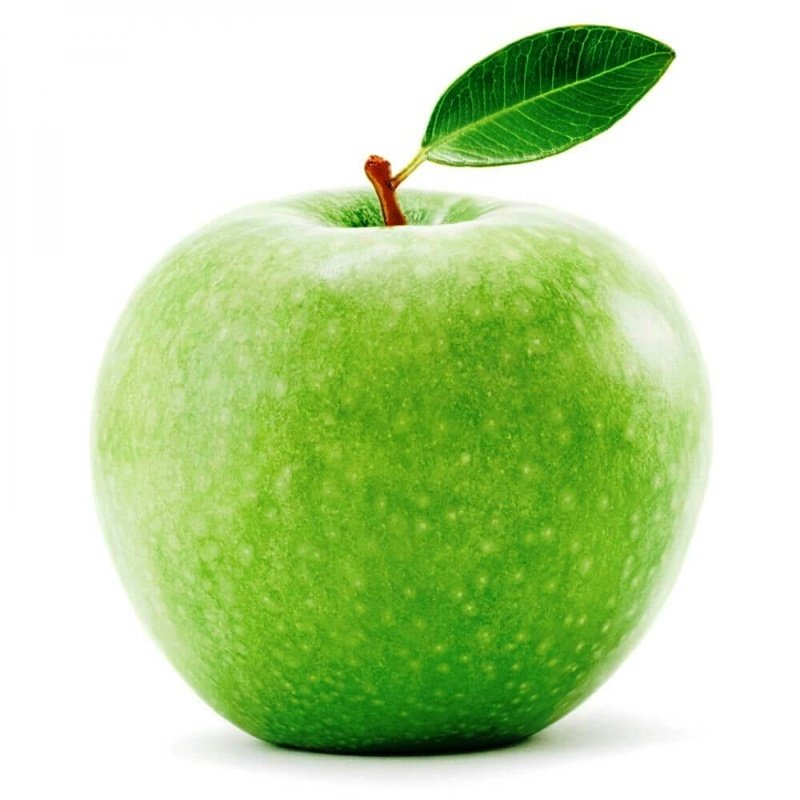
#> input picture data/apple_green.jpg, 800 x 800 px
$ python opencv_test.py
#> lines starting #> are read from the running program, lines starting #| are printed output that depends on the picture; long printed decimals are rounded
### util/image_utils.py
import cv2
import matplotlib.pyplot as plt
import numpy as np
import os


def def_image(image_path):
#> called with image_path = '../data/apple_green.jpg'
    image = cv2.imread(image_path)
#> image is the input picture: shape (800, 800, 3); mean B, G, R 165, 217.9, 191.8
    image = cv2.cvtColor(image, cv2.COLOR_BGR2RGB)
    return image


# [4 lines left out: function list_image_gray, not called in this run]


def show_image(image, title="default"):
    plt.figure(figsize=(4, 4))
    plt.title(title)
    plt.imshow(image)
    plt.show()


# [5 lines left out: function show_image_matrix, not called in this run]


def image_features(image):
    dimensions = image.shape
#> dimensions = (800, 800, 3)
    print('Image Dimension    : ', dimensions)
#| Image Dimension    :  (800, 800, 3)
    image_red = image[:, :, 0]
    image_green = image[:, :, 1]
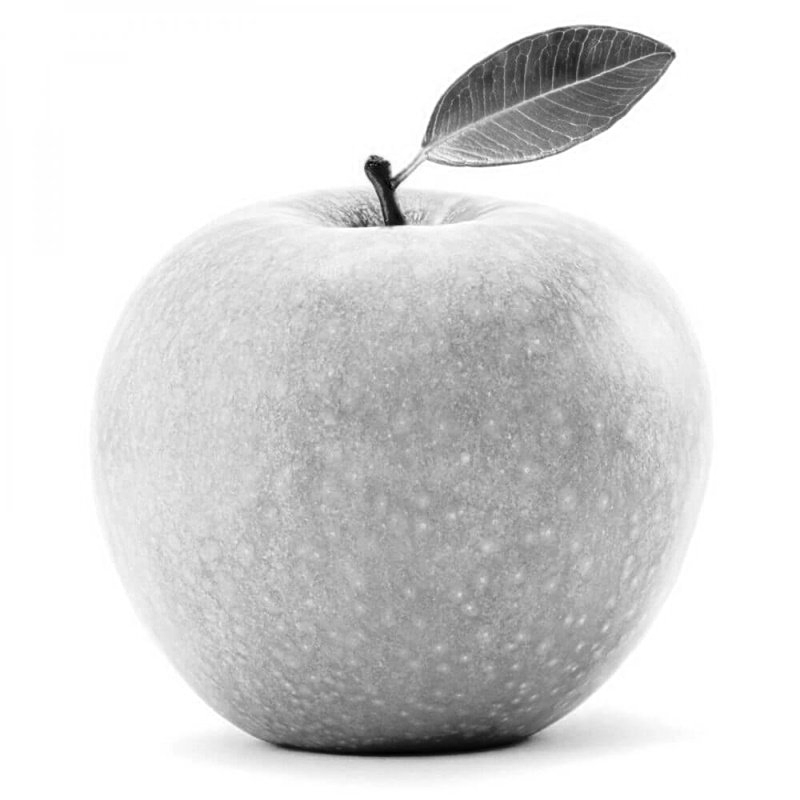
#> image_green: shape (800, 800); min 0, max 255, mean 217.9
    image_blue = image[:, :, 2]
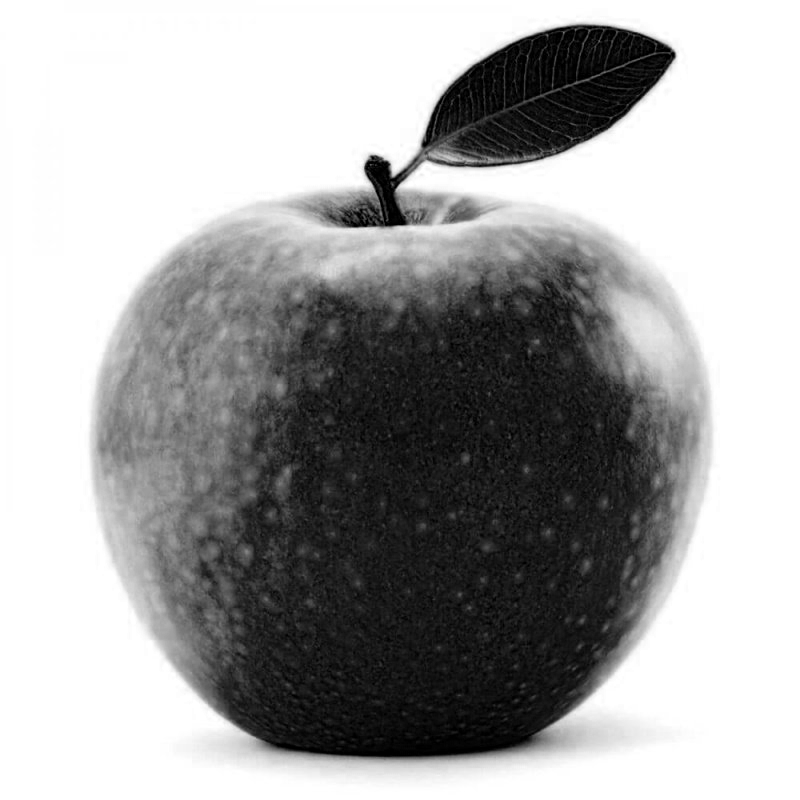
#> image_blue: shape (800, 800); min 0, max 255, mean 165
    print("Mean value of red", np.mean(image_red))
#| Mean value of red 191.786
    print("Mean value of green", np.mean(image_green))
#| Mean value of green 217.916
    print("Mean value of blue", np.mean(image_blue))
#| Mean value of blue 164.988
    return image_green, image_red


def print_image_color(apple, image_green, image_red):
    if np.mean(image_green) > np.mean(image_red):
        show_image(apple, title="Green")
    elif np.mean(image_green) < np.mean(image_red):
        show_image(apple, title="Red")


# [22 lines left out: functions image_filter_green, image_filter_red, image_filter_yellow, not called in this run]


def canny_edge_threshold(image, upper_threshold, lower_threshold):
    canny_image = cv2.Canny(image, threshold1=upper_threshold, threshold2=lower_threshold)
    return canny_image


# [20 lines left out: function merge_images, not called in this run]


def resize_image(image, dim):
    return cv2.resize(image, dim, interpolation=cv2.INTER_AREA)

### src/opencv_test.py
import matplotlib.pyplot as plt
from util.image_utils import image_features
from util.image_utils import def_image
from util.image_utils import print_image_color

def main():

    green_apple = def_image("../data/apple_green.jpg")
    image_green, image_red = image_features(green_apple)
    print("Green apple")
    print_image_color(green_apple, image_green, image_red)

    red_apple = def_image("../data/red_apple.jpg")
#> call 2 of def_image, with image_path = '../data/red_apple.jpg'
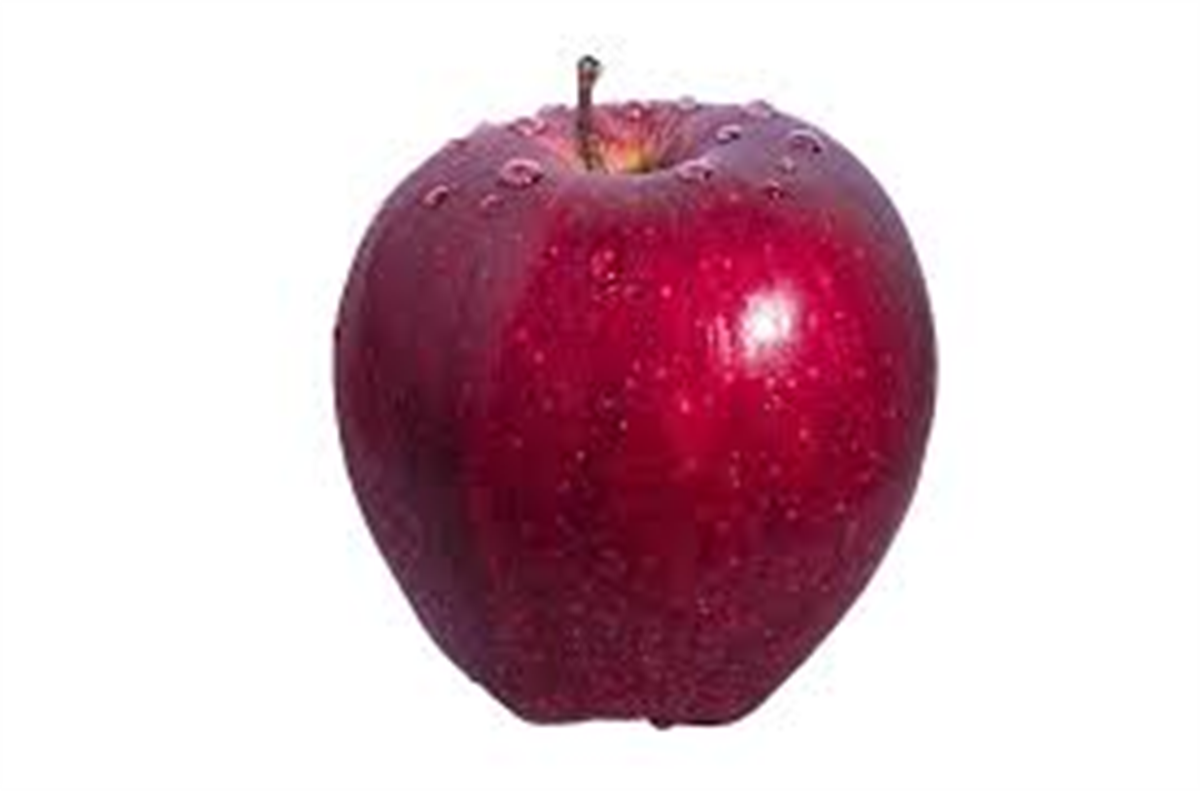
#> input picture data/red_apple.jpg, 1200 x 791 px
#> in def_image, image is the input picture: shape (791, 1200, 3); mean B, G, R 193, 183.5, 213
    image_green, image_red = image_features(red_apple)
#| Image Dimension    :  (791, 1200, 3)
#> in image_features (call 2), `image_red = image[:, :, 0]`:
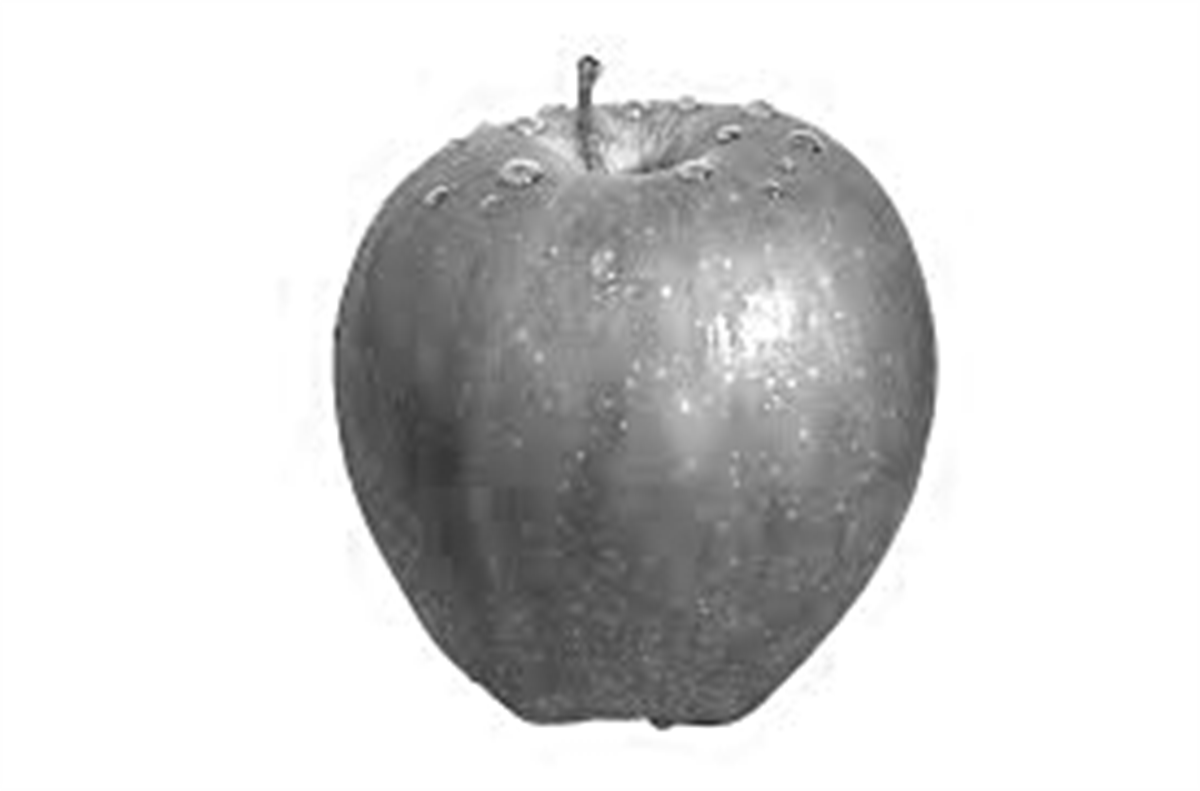
#> image_red: shape (791, 1200); min 37, max 255, mean 213
#> in image_features (call 2), `image_blue = image[:, :, 2]`:
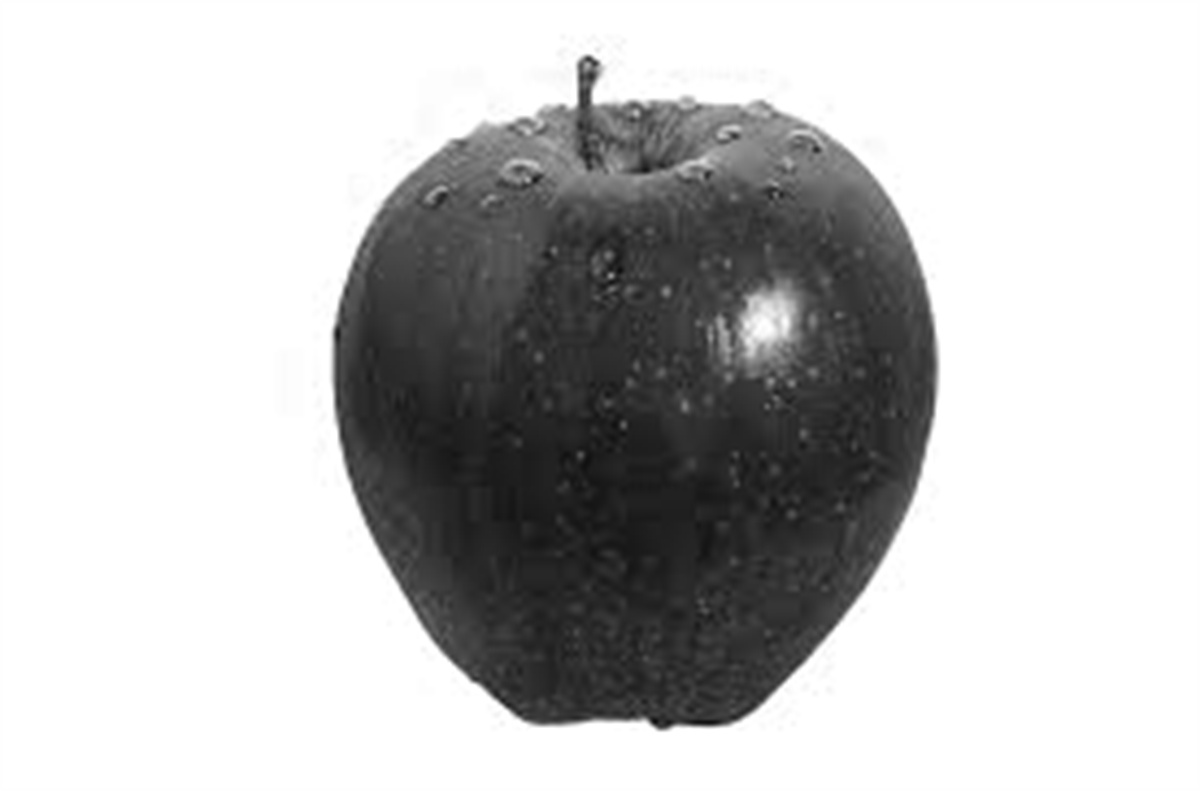
#> image_blue: shape (791, 1200); min 11, max 255, mean 193
#| Mean value of red 212.956
#| Mean value of green 183.512
#| Mean value of blue 192.992
    print("Red apple")
    print_image_color(red_apple, image_green, image_red)


if __name__ == "__main__":
    main()
